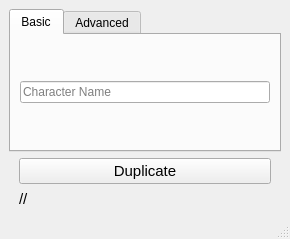
<?xml version="1.0" encoding="UTF-8"?>
<ui version="4.0">
 <class>window_bsNamer</class>
 <widget class="QMainWindow" name="window_bsNamer">
  <property name="geometry">
   <rect>
    <x>0</x>
    <y>0</y>
    <width>290</width>
    <height>239</height>
   </rect>
  </property>
  <property name="windowTitle">
   <string>Blendshape Namer</string>
  </property>
  <widget class="QWidget" name="lyt_main">
   <layout class="QVBoxLayout" name="verticalLayout">
    <item>
     <layout class="QGridLayout" name="lyt_middle">
      <item row="0" column="0">
       <widget class="QTabWidget" name="wdgt_tabs">
        <property name="currentIndex">
         <number>0</number>
        </property>
        <widget class="QWidget" name="tab_basic">
         <attribute name="title">
          <string>Basic</string>
         </attribute>
         <layout class="QVBoxLayout" name="verticalLayout_3">
          <item>
           <layout class="QVBoxLayout" name="lyt_vertical_basic">
            <item>
             <widget class="QLineEdit" name="txt_charName">
              <property name="placeholderText">
               <string>Character Name</string>
              </property>
             </widget>
            </item>
           </layout>
          </item>
         </layout>
        </widget>
        <widget class="QWidget" name="tab_advanced">
         <attribute name="title">
          <string>Advanced</string>
         </attribute>
         <layout class="QVBoxLayout" name="verticalLayout_5">
          <item>
           <layout class="QVBoxLayout" name="lyt_vertical_advanced">
            <item>
             <widget class="QListView" name="list_bs"/>
            </item>
           </layout>
          </item>
         </layout>
        </widget>
       </widget>
      </item>
     </layout>
    </item>
    <item>
     <layout class="QVBoxLayout" name="lyt_vertical_bottom">
      <property name="leftMargin">
       <number>10</number>
      </property>
      <property name="rightMargin">
       <number>10</number>
      </property>
      <item>
       <widget class="QPushButton" name="btn_duplicate">
        <property name="font">
         <font>
          <pointsize>11</pointsize>
         </font>
        </property>
        <property name="text">
         <string>Duplicate</string>
        </property>
       </widget>
      </item>
      <item>
       <widget class="QLabel" name="lbl_status">
        <property name="font">
         <font>
          <pointsize>11</pointsize>
         </font>
        </property>
        <property name="text">
         <string>//</string>
        </property>
       </widget>
      </item>
     </layout>
    </item>
   </layout>
  </widget>
  <widget class="QMenuBar" name="menubar">
   <property name="geometry">
    <rect>
     <x>0</x>
     <y>0</y>
     <width>290</width>
     <height>21</height>
    </rect>
   </property>
  </widget>
  <widget class="QStatusBar" name="statusbar"/>
 </widget>
 <resources/>
 <connections/>
</ui>
